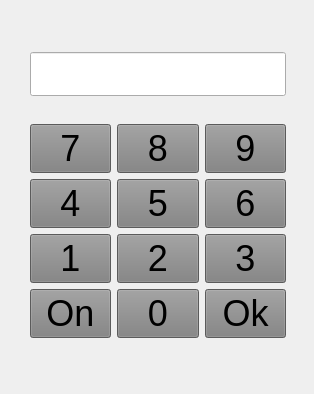
<?xml version="1.0" encoding="UTF-8"?>
<ui version="4.0">
 <class>digicode</class>
 <widget class="QWidget" name="digicode">
  <property name="geometry">
   <rect>
    <x>0</x>
    <y>0</y>
    <width>314</width>
    <height>394</height>
   </rect>
  </property>
  <property name="windowTitle">
   <string>digicode</string>
  </property>
  <widget class="QWidget" name="">
   <property name="geometry">
    <rect>
     <x>30</x>
     <y>30</y>
     <width>256</width>
     <height>331</height>
    </rect>
   </property>
   <layout class="QVBoxLayout" name="verticalLayout">
    <item>
     <widget class="QLineEdit" name="lineEditMDP">
      <property name="enabled">
       <bool>true</bool>
      </property>
      <property name="sizeIncrement">
       <size>
        <width>0</width>
        <height>0</height>
       </size>
      </property>
      <property name="baseSize">
       <size>
        <width>0</width>
        <height>0</height>
       </size>
      </property>
      <property name="font">
       <font>
        <pointsize>23</pointsize>
       </font>
      </property>
      <property name="text">
       <string/>
      </property>
      <property name="readOnly">
       <bool>true</bool>
      </property>
     </widget>
    </item>
    <item>
     <layout class="QGridLayout" name="gridLayout">
      <item row="0" column="0">
       <widget class="QPushButton" name="pushButton_7">
        <property name="font">
         <font>
          <pointsize>27</pointsize>
         </font>
        </property>
        <property name="styleSheet">
         <string notr="true">background-color: grey;</string>
        </property>
        <property name="text">
         <string>7</string>
        </property>
       </widget>
      </item>
      <item row="0" column="1">
       <widget class="QPushButton" name="pushButton_8">
        <property name="font">
         <font>
          <pointsize>27</pointsize>
         </font>
        </property>
        <property name="styleSheet">
         <string notr="true">background-color: grey;</string>
        </property>
        <property name="text">
         <string>8</string>
        </property>
       </widget>
      </item>
      <item row="0" column="2">
       <widget class="QPushButton" name="pushButton_9">
        <property name="font">
         <font>
          <pointsize>27</pointsize>
         </font>
        </property>
        <property name="styleSheet">
         <string notr="true">background-color: grey;</string>
        </property>
        <property name="text">
         <string>9</string>
        </property>
       </widget>
      </item>
      <item row="1" column="0">
       <widget class="QPushButton" name="pushButton_4">
        <property name="font">
         <font>
          <pointsize>27</pointsize>
         </font>
        </property>
        <property name="styleSheet">
         <string notr="true">background-color: grey;</string>
        </property>
        <property name="text">
         <string>4</string>
        </property>
       </widget>
      </item>
      <item row="1" column="1">
       <widget class="QPushButton" name="pushButton_5">
        <property name="font">
         <font>
          <pointsize>27</pointsize>
         </font>
        </property>
        <property name="styleSheet">
         <string notr="true">background-color: grey;</string>
        </property>
        <property name="text">
         <string>5</string>
        </property>
       </widget>
      </item>
      <item row="1" column="2">
       <widget class="QPushButton" name="pushButton_6">
        <property name="font">
         <font>
          <pointsize>27</pointsize>
         </font>
        </property>
        <property name="styleSheet">
         <string notr="true">background-color: grey;</string>
        </property>
        <property name="text">
         <string>6</string>
        </property>
       </widget>
      </item>
      <item row="2" column="0">
       <widget class="QPushButton" name="pushButton_1">
        <property name="font">
         <font>
          <pointsize>27</pointsize>
         </font>
        </property>
        <property name="styleSheet">
         <string notr="true">background-color: grey;</string>
        </property>
        <property name="text">
         <string>1</string>
        </property>
       </widget>
      </item>
      <item row="2" column="1">
       <widget class="QPushButton" name="pushButton_2">
        <property name="font">
         <font>
          <pointsize>27</pointsize>
         </font>
        </property>
        <property name="styleSheet">
         <string notr="true">background-color: grey;</string>
        </property>
        <property name="text">
         <string>2</string>
        </property>
       </widget>
      </item>
      <item row="2" column="2">
       <widget class="QPushButton" name="pushButton_3">
        <property name="font">
         <font>
          <pointsize>27</pointsize>
         </font>
        </property>
        <property name="styleSheet">
         <string notr="true">background-color: grey;</string>
        </property>
        <property name="text">
         <string>3</string>
        </property>
       </widget>
      </item>
      <item row="3" column="0">
       <widget class="QPushButton" name="pushButton_On">
        <property name="font">
         <font>
          <pointsize>27</pointsize>
         </font>
        </property>
        <property name="styleSheet">
         <string notr="true">background-color: grey;</string>
        </property>
        <property name="text">
         <string>On</string>
        </property>
       </widget>
      </item>
      <item row="3" column="1">
       <widget class="QPushButton" name="pushButton_0">
        <property name="font">
         <font>
          <pointsize>27</pointsize>
         </font>
        </property>
        <property name="styleSheet">
         <string notr="true">background-color: grey;</string>
        </property>
        <property name="text">
         <string>0</string>
        </property>
       </widget>
      </item>
      <item row="3" column="2">
       <widget class="QPushButton" name="pushButton_Ok">
        <property name="font">
         <font>
          <pointsize>27</pointsize>
         </font>
        </property>
        <property name="styleSheet">
         <string notr="true">background-color: grey;</string>
        </property>
        <property name="text">
         <string>Ok</string>
        </property>
       </widget>
      </item>
     </layout>
    </item>
   </layout>
  </widget>
 </widget>
 <resources/>
 <connections/>
</ui>
